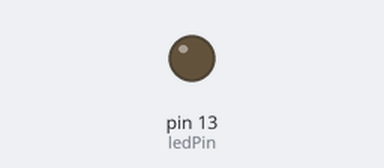
A sketch run on a simulated Arduino Uno, built with avr-gcc and run on an emulated ATmega328P. Parts: output pins drawn as LEDs (lit = HIGH).

Above: at 2.5 s.
At 7.5 s:
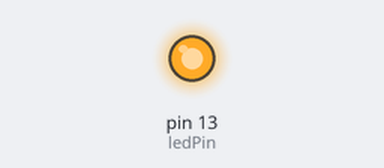
Timing chart, 0 to 13.0 s (numbered marks = the images above):
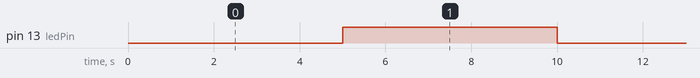

Measured:
- by itself, pin 13 (ledPin): alternates HIGH for 5.0 s and LOW for 5.0 s

The sketch:

Blink_without_Delay.ino
```cpp
int ledPin = 13; // LED connected to digital pin 13
int value = LOW; // previous value of the LED
long previousMillis = 0; // will store last time LED was updated
long interval = 5000; // interval at which to blink (milliseconds)
// keep in mind to use long datatype in interval and previous millis or else if you use int intead of long your code
//will not work. either you have to decrease the interval to 255 for the code to work. more than 255, your code will not give
// the expected results.

void setup()
{
pinMode(ledPin, OUTPUT); // sets the digital pin as output
}
void loop()
{
// here is where you'd put code that needs to be running all the time.
Led_blink();
}

void Led_blink(){
  if (millis() - previousMillis > interval) {// if millis() - previousMillis is graeter than interval mentioned above
previousMillis = millis(); // remember the last time we blinked the LED
// if the LED is off turn it on and vice-versa.

if (value == LOW){
value = HIGH;}
else{
value = LOW;}
digitalWrite(ledPin, value);
}
}// keeping interval for 5 seconds
//try out for 1,2 and 10s and comment below
```
